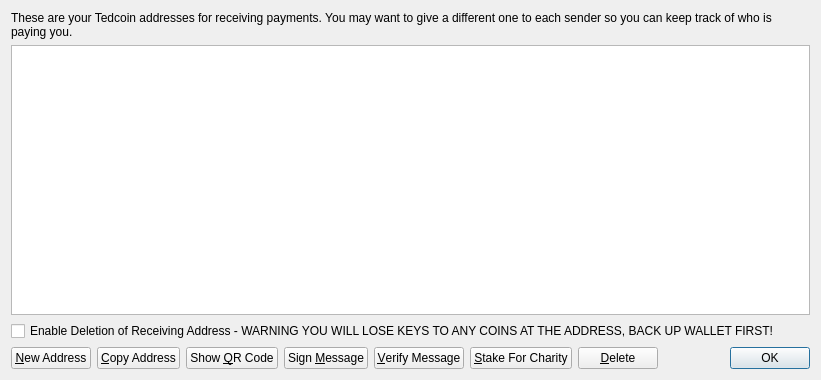
<?xml version="1.0" encoding="UTF-8"?>
<ui version="4.0">
 <class>AddressBookPage</class>
 <widget class="QWidget" name="AddressBookPage">
  <property name="geometry">
   <rect>
    <x>0</x>
    <y>0</y>
    <width>821</width>
    <height>380</height>
   </rect>
  </property>
  <property name="windowTitle">
   <string>Address Book</string>
  </property>
  <layout class="QVBoxLayout" name="verticalLayout">
   <item>
    <widget class="QLabel" name="labelExplanation">
     <property name="text">
      <string>These are your Tedcoin addresses for receiving payments. You may want to give a different one to each sender so you can keep track of who is paying you.</string>
     </property>
     <property name="textFormat">
      <enum>Qt::PlainText</enum>
     </property>
     <property name="wordWrap">
      <bool>true</bool>
     </property>
    </widget>
   </item>
   <item>
    <widget class="QTableView" name="tableView">
     <property name="contextMenuPolicy">
      <enum>Qt::CustomContextMenu</enum>
     </property>
     <property name="toolTip">
      <string>Double-click to edit address or label</string>
     </property>
     <property name="tabKeyNavigation">
      <bool>false</bool>
     </property>
     <property name="alternatingRowColors">
      <bool>true</bool>
     </property>
     <property name="selectionMode">
      <enum>QAbstractItemView::SingleSelection</enum>
     </property>
     <property name="selectionBehavior">
      <enum>QAbstractItemView::SelectRows</enum>
     </property>
     <property name="sortingEnabled">
      <bool>true</bool>
     </property>
     <attribute name="verticalHeaderVisible">
      <bool>false</bool>
     </attribute>
    </widget>
   </item>
   <item>
    <widget class="QCheckBox" name="deleteCheckBox">
     <property name="text">
      <string>Enable Deletion of Receiving Address - WARNING YOU WILL LOSE KEYS TO ANY COINS AT THE ADDRESS, BACK UP WALLET FIRST!</string>
     </property>
    </widget>
   </item>
   <item>
    <layout class="QHBoxLayout" name="horizontalLayout">
     <item>
      <widget class="QPushButton" name="newAddressButton">
       <property name="toolTip">
        <string>Create a new address</string>
       </property>
       <property name="text">
        <string>&amp;New Address</string>
       </property>
       <property name="icon">
        <iconset resource="../bitcoin.qrc">
         <normaloff>:/icons/add</normaloff>:/icons/add</iconset>
       </property>
      </widget>
     </item>
     <item>
      <widget class="QPushButton" name="copyToClipboard">
       <property name="toolTip">
        <string>Copy the currently selected address to the system clipboard</string>
       </property>
       <property name="text">
        <string>&amp;Copy Address</string>
       </property>
       <property name="icon">
        <iconset resource="../bitcoin.qrc">
         <normaloff>:/icons/editcopy</normaloff>:/icons/editcopy</iconset>
       </property>
      </widget>
     </item>
     <item>
      <widget class="QPushButton" name="showQRCode">
       <property name="text">
        <string>Show &amp;QR Code</string>
       </property>
       <property name="icon">
        <iconset resource="../bitcoin.qrc">
         <normaloff>:/icons/qrcode</normaloff>:/icons/qrcode</iconset>
       </property>
      </widget>
     </item>
     <item>
      <widget class="QPushButton" name="signMessage">
       <property name="toolTip">
        <string>Sign a message to prove you own a Tedcoin address</string>
       </property>
       <property name="text">
        <string>Sign &amp;Message</string>
       </property>
       <property name="icon">
        <iconset resource="../bitcoin.qrc">
         <normaloff>:/icons/edit</normaloff>:/icons/edit</iconset>
       </property>
      </widget>
     </item>
     <item>
      <widget class="QPushButton" name="verifyMessage">
       <property name="toolTip">
        <string>Verify a message to ensure it was signed with a specified Tedcoin address</string>
       </property>
       <property name="text">
        <string>&amp;Verify Message</string>
       </property>
       <property name="icon">
        <iconset resource="../bitcoin.qrc">
         <normaloff>:/icons/transaction_0</normaloff>:/icons/transaction_0</iconset>
       </property>
      </widget>
     </item>
     <item>
      <widget class="QPushButton" name="stakeForCharityPushButton">
       <property name="toolTip">
        <string>Send a percentage of stake to a specified Tedcoin address</string>
       </property>
       <property name="text">
        <string>&amp;Stake For Charity</string>
       </property>
       <property name="icon">
        <iconset resource="../bitcoin.qrc">
         <normaloff>:/icons/send</normaloff>:/icons/send</iconset>
       </property>
      </widget>
     </item>
     <item>
      <widget class="QPushButton" name="deleteButton">
       <property name="toolTip">
        <string>Delete the currently selected address from the list</string>
       </property>
       <property name="text">
        <string>&amp;Delete</string>
       </property>
       <property name="icon">
        <iconset resource="../bitcoin.qrc">
         <normaloff>:/icons/remove</normaloff>:/icons/remove</iconset>
       </property>
      </widget>
     </item>
     <item>
      <spacer name="horizontalSpacer">
       <property name="orientation">
        <enum>Qt::Horizontal</enum>
       </property>
       <property name="sizeHint" stdset="0">
        <size>
         <width>40</width>
         <height>20</height>
        </size>
       </property>
      </spacer>
     </item>
     <item>
      <widget class="QDialogButtonBox" name="buttonBox">
       <property name="sizePolicy">
        <sizepolicy hsizetype="Maximum" vsizetype="Fixed">
         <horstretch>0</horstretch>
         <verstretch>0</verstretch>
        </sizepolicy>
       </property>
       <property name="standardButtons">
        <set>QDialogButtonBox::Ok</set>
       </property>
      </widget>
     </item>
    </layout>
   </item>
  </layout>
 </widget>
 <resources>
  <include location="../bitcoin.qrc"/>
 </resources>
 <connections/>
</ui>
